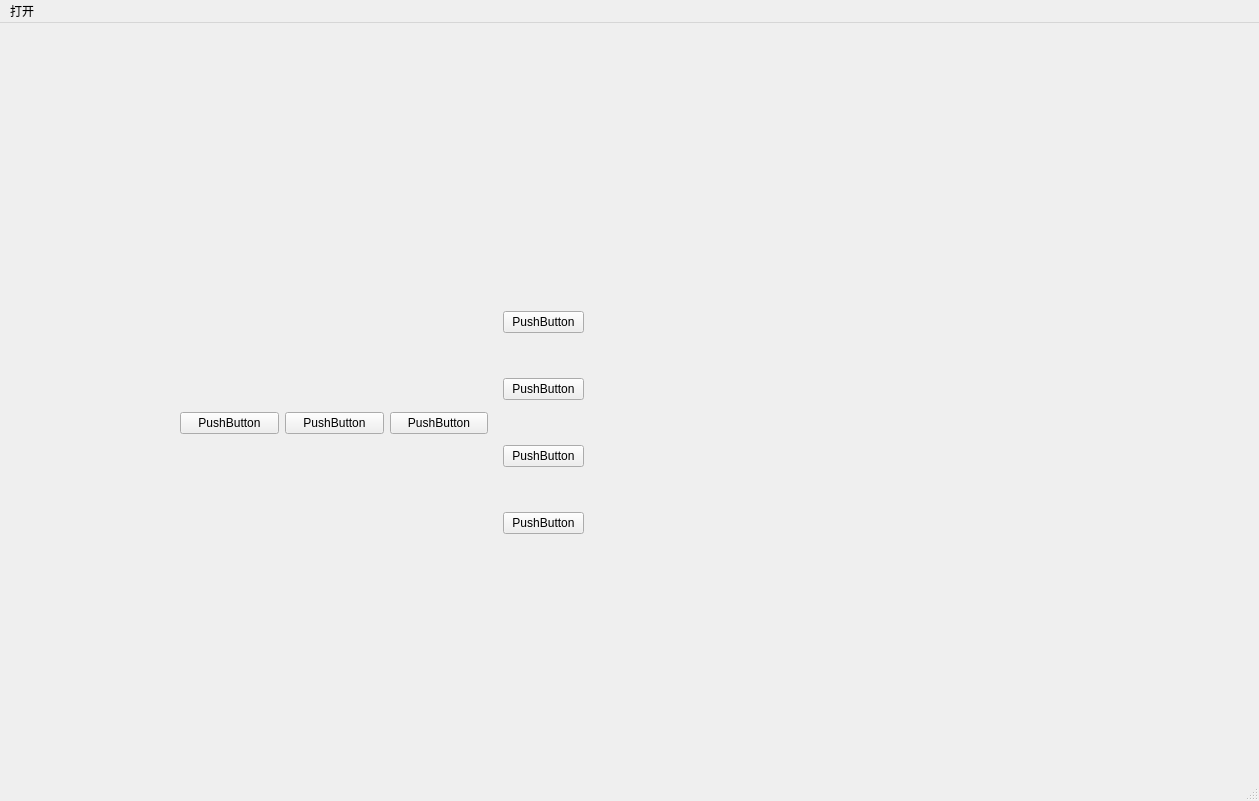
<?xml version="1.0" encoding="UTF-8"?>
<ui version="4.0">
 <class>MainWindow</class>
 <widget class="QMainWindow" name="MainWindow">
  <property name="geometry">
   <rect>
    <x>0</x>
    <y>0</y>
    <width>1259</width>
    <height>801</height>
   </rect>
  </property>
  <property name="windowTitle">
   <string>MainWindow</string>
  </property>
  <widget class="QWidget" name="centralwidget">
   <widget class="QWidget" name="verticalLayoutWidget">
    <property name="geometry">
     <rect>
      <x>180</x>
      <y>240</y>
      <width>413</width>
      <height>321</height>
     </rect>
    </property>
    <layout class="QHBoxLayout" name="horizontalLayout">
     <item>
      <widget class="QPushButton" name="pushButton_3">
       <property name="text">
        <string>PushButton</string>
       </property>
      </widget>
     </item>
     <item>
      <widget class="QPushButton" name="pushButton_2">
       <property name="text">
        <string>PushButton</string>
       </property>
      </widget>
     </item>
     <item>
      <widget class="QPushButton" name="pushButton">
       <property name="text">
        <string>PushButton</string>
       </property>
      </widget>
     </item>
     <item>
      <widget class="QWidget" name="widget" native="true">
       <layout class="QVBoxLayout" name="verticalLayout_3">
        <item>
         <widget class="QPushButton" name="pushButton_7">
          <property name="text">
           <string>PushButton</string>
          </property>
         </widget>
        </item>
        <item>
         <widget class="QPushButton" name="pushButton_5">
          <property name="text">
           <string>PushButton</string>
          </property>
         </widget>
        </item>
        <item>
         <widget class="QPushButton" name="pushButton_6">
          <property name="text">
           <string>PushButton</string>
          </property>
         </widget>
        </item>
        <item>
         <widget class="QPushButton" name="pushButton_4">
          <property name="text">
           <string>PushButton</string>
          </property>
         </widget>
        </item>
       </layout>
      </widget>
     </item>
    </layout>
   </widget>
  </widget>
  <widget class="QMenuBar" name="menubar">
   <property name="geometry">
    <rect>
     <x>0</x>
     <y>0</y>
     <width>1259</width>
     <height>24</height>
    </rect>
   </property>
   <widget class="QMenu" name="menu">
    <property name="title">
     <string>打开</string>
    </property>
   </widget>
   <addaction name="menu"/>
  </widget>
  <widget class="QStatusBar" name="statusbar"/>
 </widget>
 <resources/>
 <connections/>
</ui>
